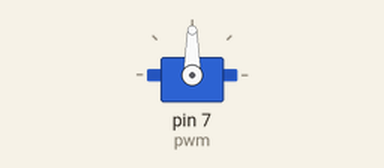
Recording of a program running on a simulated Raspberry Pi (header pin numbers). Parts: servo. Servo angles are drawn from the pulse width (0.5 ms = 0°, 2.5 ms = 180°).

Above: at 0.05 s.
At 1.5 s:
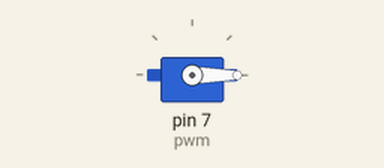
At 3.0 s:
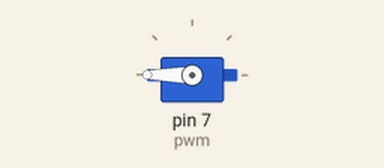
Timing chart, 0 to 6.9 s (numbered marks = the images above):
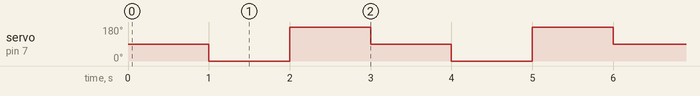

The program:

servoControl.py
```python
#!/usr/bin/env python
#-*- coding: utf-8 -*-
'''
    raspberry ==> sg90 서보모터를 돌려본 코드
                pwm.start, ChangeDutyCycle, stop 함수로 제어한다
'''
import RPi.GPIO as GPIO
import time

GPIO.setmode(GPIO.BOARD)

# 8번에 서보모터 pwm을 연결한다
GPIO.setup(7,GPIO.OUT)
pwm = GPIO.PWM(7, 50)   # 8번핀 50Hz, 20ms

pwm.start(7.5)  # duty cycle을 정한다

try:
    while True:
        pwm.ChangeDutyCycle(7.5)  # 90 deg
        time.sleep(1)
        pwm.ChangeDutyCycle(2.5)  # 0 deg
        time.sleep(1)
        pwm.ChangeDutyCycle(12.5) # 180 deg
        time.sleep(1)


except KeyboardInterrupt:
    pwm.stop()
    GPIO.cleanup()
```

Measured:
- by itself, servo on pin 7 (pwm): repeats every 3.0 s: 180° 1.0 s, 90° 1.0 s, 0° 1.0 s
